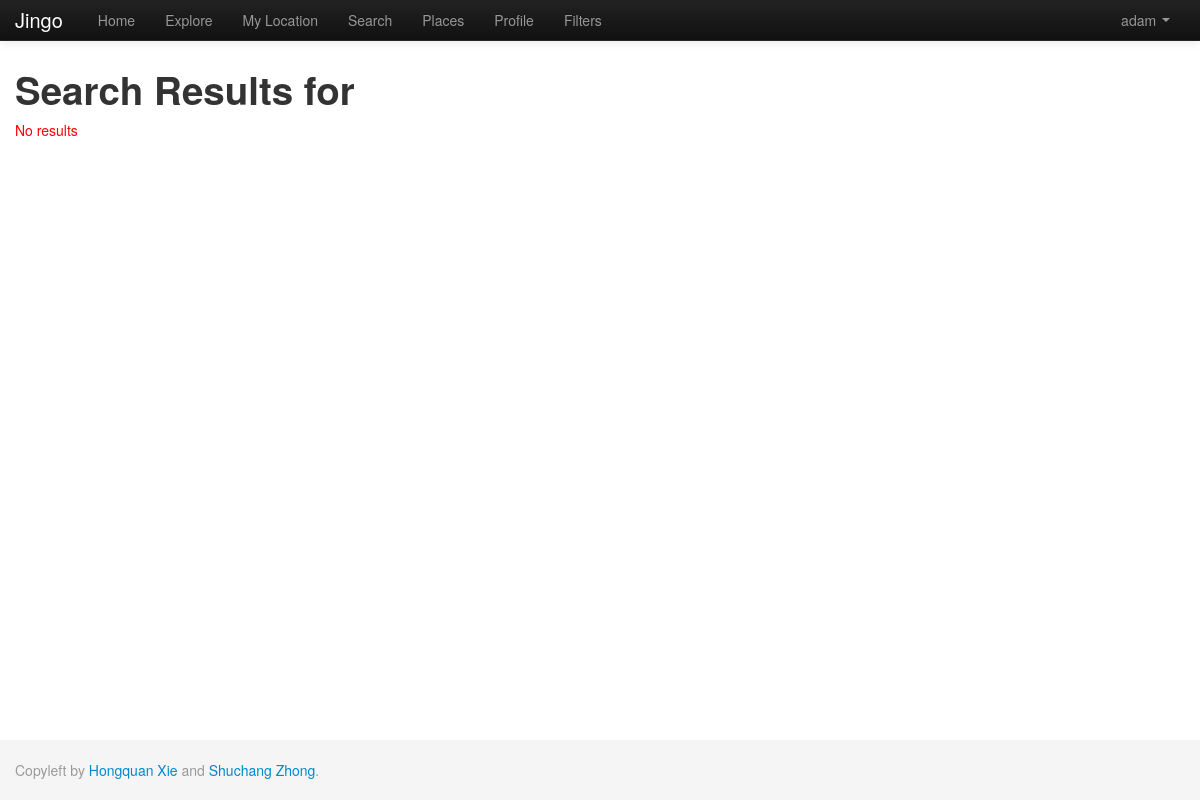
Before: /index.php/search/note (signed in) with the older database file.
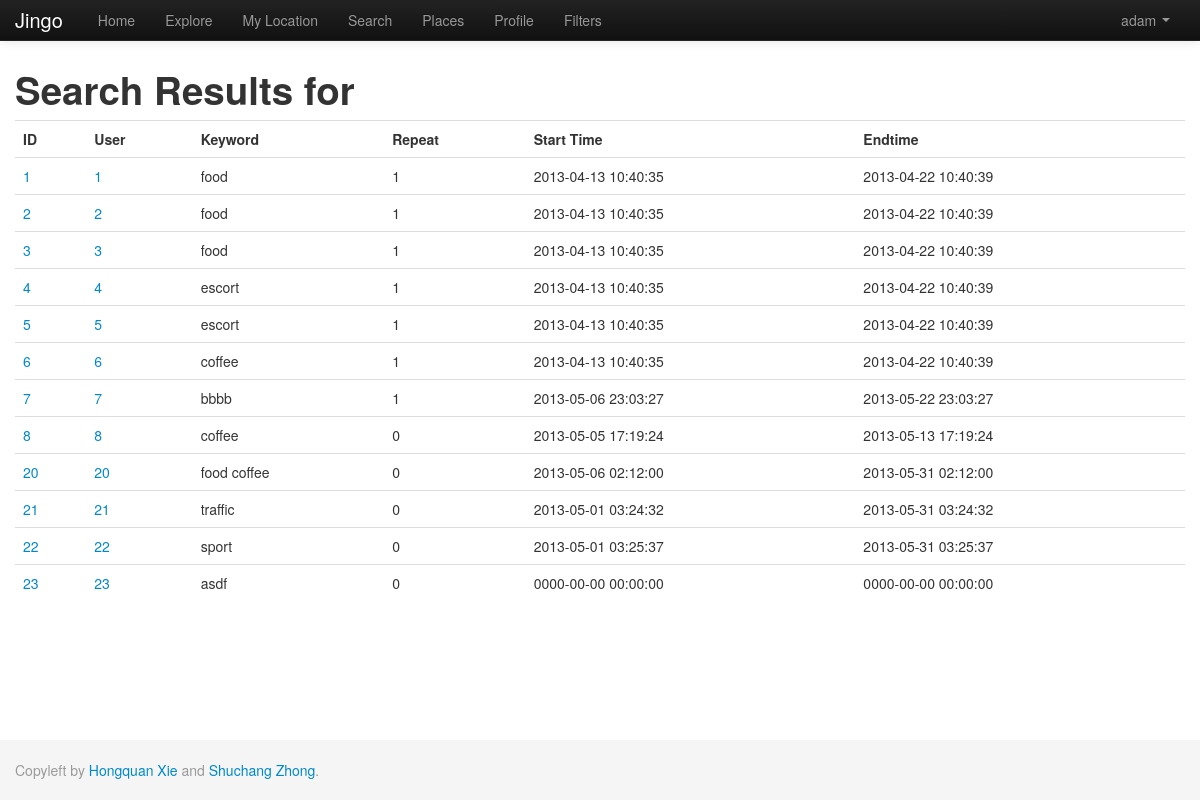
After: the same page with the newer database file.
### tables this page shows
CREATE TABLE IF NOT EXISTS `note` (
  `nid` int(11) NOT NULL AUTO_INCREMENT,
  `uid` int(11) DEFAULT NULL,
  `pid` int(11) DEFAULT NULL,
  `text_body` varchar(1000) DEFAULT NULL,
  `keyword` varchar(200) DEFAULT NULL,
  `dt_inserted` datetime DEFAULT NULL,
  `dt_edited` timestamp NOT NULL DEFAULT CURRENT_TIMESTAMP,
  `active` tinyint(1) NOT NULL DEFAULT '1',
  `s_from` datetime DEFAULT '0000-00-00 00:00:00',
  `s_to` datetime DEFAULT '0000-00-00 00:00:00',
  `repeat_flag` tinyint(1) DEFAULT '0',
  `sunday` tinyint(1) DEFAULT '0',
  `monday` tinyint(1) DEFAULT '0',
  `tuesday` tinyint(1) DEFAULT '0',
  `wednesday` tinyint(1) DEFAULT '0',
  `thursday` tinyint(1) DEFAULT '0',
  `friday` tinyint(1) DEFAULT '0',
  `saturday` tinyint(1) DEFAULT '0',
  `public` tinyint(1) NOT NULL,
  PRIMARY KEY (`nid`)
);

### application/controllers/search.php (called while the page is built, shortened)
<?php
class Search extends CI_Controller{
    public function __construct(){
        $this->load->helper('view_helper');
        $this->load->view('header');
    }
    public function note(){
    	$q = $this->input->post('q_note');
    	$this->load->model('Note');
    	$this->Note->searchQ = $q;
    	$data['notes'] = $this->Note->get();
    	$data['q'] = $q;
    	$this->load->view('search_note',$data);
    	$this->load->view('footer');
    }
}

### index.php (called while the page is built, shortened)
<?php
require_once BASEPATH.'core/CodeIgniter.php';

### application/models/note.php (called while the page is built, shortened)
<?php
class Note extends CI_Model {
    function get($params=null){
		$this->db->select('*,note.dt_inserted as note_dt_inserted');
		$this->db->from('note');
		$this->db->join('user','user.uid=note.uid');
		$this->db->join('place','place.pid=note.pid');
		$where = ' 1=1 ';
		$newString ='and (note.public = 1 or (note.public = 0 and note.uid in (select current_u from follow where active = "1" and followed_user ='.$_SESSION['user']['uid'].' )))';
		$where .= $newString;
		if(isset($this->searchQ)){
			$q = $this->db->escape('%'.$this->searchQ.'%');
			$where .= " AND ((LOWER(note.text_body) LIKE $q) OR (LOWER(note.keyword) LIKE $q)) ";
		}
		if($params){
			$params['note.active']=1;
			$this->db->where($params);
		}else
			$this->db->where($where, null, false);
		$query = $this->db->get();
        return $query->result_array();
    }
}

### application/views/search_note.php (the view)
<table id="search_note" class="table table-hover">
	<tbody>
	<h1>Search Results for <span style="color:#ff0000"><?php echo $q;?></span><h1>
<?php	if($notes){ ?>
			<th>ID</th>
			<th>User</th>
			<th>Keyword</th>
			<th>Repeat</th>
			<th>Start Time</th>
			<th>Endtime</th>
<?php		foreach($notes as $note){
?>				<tr>
					<td><a href="/trunk/index.php/note?nid=<?php echo $note['nid'];?>" ><?php echo $note['nid'];?></a></td>
					<td><a href="/trunk/index.php/user?uid=<?php echo $note['uid'];?>"><?php echo $note['nid'];?></a></td>
					<td><?php echo $note['keyword'];?></td>
					<td><?php echo $note['repeat_flag'];?></td>
					<td><?php echo $note['s_from'];?></td>
					<td><?php echo $note['s_to'];?></td>
				</tr>
<?php }}else{
?>			<tr><div style="color:#ff0000">No results</div></tr>
<?php }?>
	</tbody>
</table>

Changed rows visible on the page:
now on this page (row edited): note: nid "1", keyword "food", repeat_flag "1", s_from "2013-04-13 10:40:35", s_to "2013-04-22 10:40:39"
now on this page (row edited): note: nid "2", keyword "food", repeat_flag "1", s_from "2013-04-13 10:40:35", s_to "2013-04-22 10:40:39"
now on this page (row edited): note: nid "3", keyword "food", repeat_flag "1", s_from "2013-04-13 10:40:35", s_to "2013-04-22 10:40:39"
now on this page (row edited): note: nid "4", keyword "escort", repeat_flag "1", s_from "2013-04-13 10:40:35", s_to "2013-04-22 10:40:39"
now on this page (row edited): note: nid "5", keyword "escort", repeat_flag "1", s_from "2013-04-13 10:40:35", s_to "2013-04-22 10:40:39"
now on this page (row edited): note: nid "6", keyword "coffee", repeat_flag "1", s_from "2013-04-13 10:40:35", s_to "2013-04-22 10:40:39"
added note: nid "7", keyword "bbbb", repeat_flag "1", s_from "2013-05-06 23:03:27", s_to "2013-05-22 23:03:27"
added note: nid "8", keyword "coffee", repeat_flag "0", s_from "2013-05-05 17:19:24", s_to "2013-05-13 17:19:24"
added note: nid "20", keyword "food coffee", repeat_flag "0", s_from "2013-05-06 02:12:00", s_to "2013-05-31 02:12:00"
added note: nid "21", keyword "traffic", repeat_flag "0", s_from "2013-05-01 03:24:32", s_to "2013-05-31 03:24:32"
added note: nid "22", keyword "sport", repeat_flag "0", s_from "2013-05-01 03:25:37", s_to "2013-05-31 03:25:37"
added note: nid "23", keyword "asdf", repeat_flag "0", s_from "0000-00-00 00:00:00", s_to "0000-00-00 00:00:00"
Other visible differences:
text no longer shown: "No results"
text now shown: "ID User Keyword Repeat Start Time Endtime"
